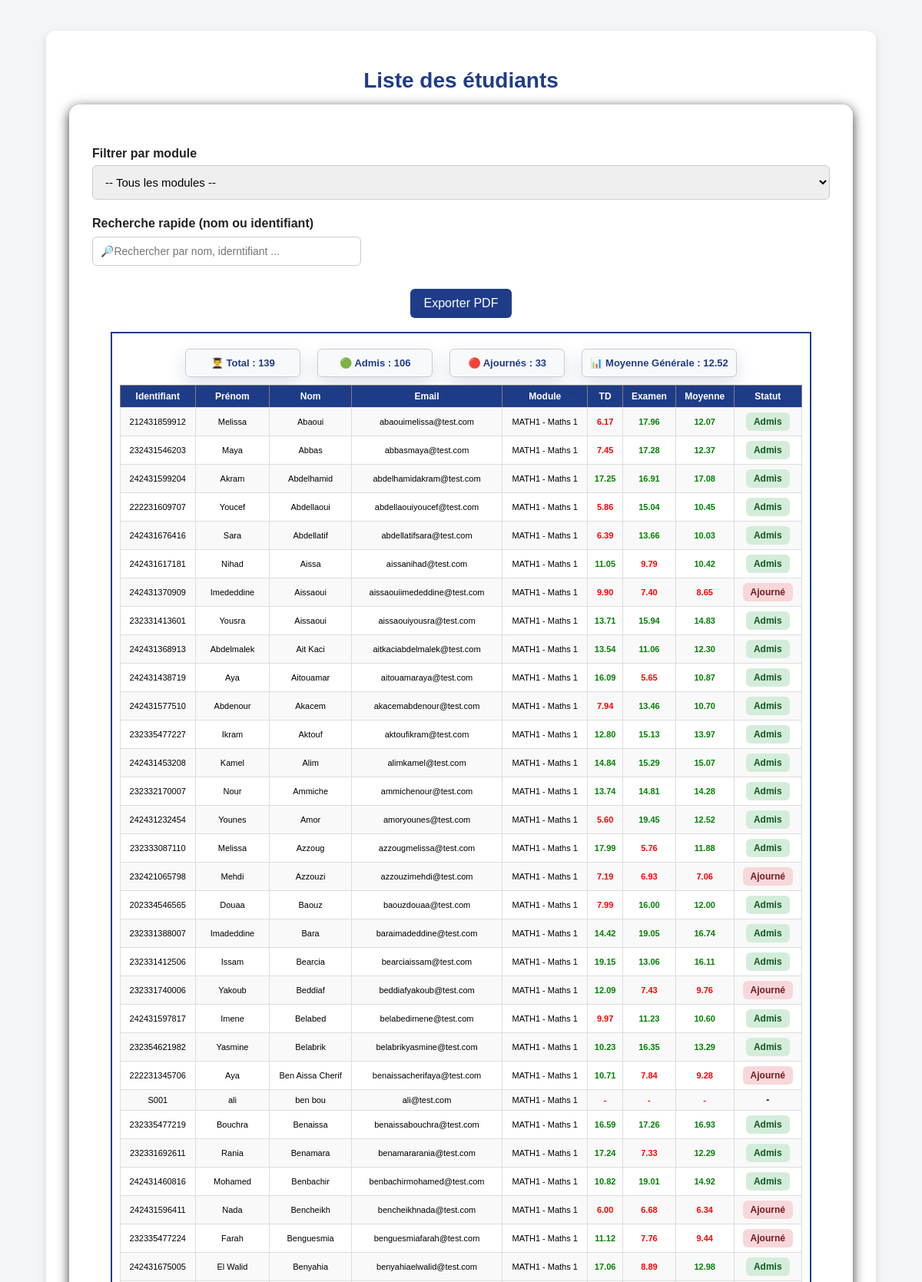
Page /public/students_list.php (signed in, upper part) on the committed database.
### tables this page shows
CREATE TABLE `modules` (
  `id` int(11) NOT NULL,
  `code` varchar(20) NOT NULL,
  `name` varchar(20) NOT NULL,
  `teacher_id` int(11) NOT NULL,
  `coefficient` int(11) DEFAULT NULL
);

CREATE TABLE `users` (
  `id` int(11) NOT NULL COMMENT 'technical id for the db',
  `identifier` varchar(20) NOT NULL COMMENT 'employee id/ matricule',
  `password` varchar(255) NOT NULL,
  `role` enum('student','teacher','admin') NOT NULL,
  `first_name` varchar(20) NOT NULL,
  `last_name` varchar(20) NOT NULL,
  `email` varchar(50) NOT NULL,
  `created` timestamp NOT NULL DEFAULT current_timestamp() ON UPDATE current_timestamp() COMMENT 'timestamp for creation of the account',
  `status` tinyint(1) NOT NULL DEFAULT 1
  
);

### public/students_list.php (the view, shortened to what this page needs)
<?php
require_once "../config/bd.php";
$is_admin = $_SESSION["role"] === "admin";
$teacher_id = $_SESSION["id"] ?? 0;
$filter_module = isset($_GET["module_id"]) ? intval($_GET["module_id"]) : 0;
if ($is_admin) {
    $sql = "
        SELECT id, identifier, first_name, last_name, email,status
        FROM users
        WHERE role = 'student'
        ORDER BY last_name ASC, first_name ASC
    ";
    $stmt = mysqli_prepare($conn, $sql);
} else {
    $sql = "
        SELECT
            users.id,
            users.identifier,
            users.first_name,
            users.last_name,
            users.email,
            modules.id AS module_id,
            modules.code,
            modules.name AS module_name,
            ROUND(MAX(CASE WHEN notes.type = 'td' THEN notes.value END), 2) AS td_note,
            ROUND(MAX(CASE WHEN notes.type = 'exam' THEN notes.value END), 2) AS exam_note
        FROM users
        CROSS JOIN modules
        LEFT JOIN notes
            ON notes.student_id = users.id
            AND notes.module_id = modules.id
        WHERE users.role = 'student'
          AND modules.teacher_id = ?
    ";
    $sql .= "
        GROUP BY users.id, users.identifier, users.first_name, users.last_name, users.email, modules.id, modules.code, modules.name
        ORDER BY users.last_name ASC, users.first_name ASC
    ";
    $stmt = mysqli_prepare($conn, $sql);
    if ($filter_module > 0) {
        mysqli_stmt_bind_param($stmt, "ii", $teacher_id, $filter_module);
    } else {
        mysqli_stmt_bind_param($stmt, "i", $teacher_id);
    }
}
mysqli_stmt_execute($stmt);
$result = mysqli_stmt_get_result($stmt);
$rows = [];
while ($row = mysqli_fetch_assoc($result)) {
    $rows[] = $row;
}
$total = 0;
$admis = 0;
$ajourne = 0;
$somme_moyennes = 0;
if (!$is_admin) {
    foreach ($rows as $user) {
        $td = $user["td_note"];
        $exam = $user["exam_note"];
        $moyenne = ($td !== null && $exam !== null) ? round(($td * 0.4) + ($exam * 0.6), 2) : null;
        if ($moyenne !== null) {
            $total++;
            $somme_moyennes += $moyenne;
            if ($moyenne >= 10) {
                $admis++;
            } else {
                $ajourne++;
            }
        }
    }
}
$moyenne_generale = ($total > 0) ? round($somme_moyennes / $total, 2) : 0;
?>
<!DOCTYPE html>
<html lang="fr">
<head>
    <link rel="stylesheet" href="assets/style.css">
</head>
<body>
<div class="container">
    <h1>Liste des étudiants</h1>
    <div class="card">
        <?php if (!$is_admin): ?>
            <form method="GET" class="module-filter-box">
                <label for="module_id">Filtrer par module</label>
                <select name="module_id" id="module_id" onchange="this.form.submit()">
                    <option value="0">-- Tous les modules --</option>
                </select>
            </form>
        <?php endif; ?>
        <div class="search-box">
            <label for="searchInput">Recherche rapide (nom ou identifiant)</label>
            <input type="text" id="searchInput" placeholder="🔎Rechercher par nom, iderntifiant ...">
        </div>
            <button class="btn export-btn" onclick="exportPDF()">Exporter PDF</button>
          <br><br>
        <div id="pdf-content">
            <?php if (!$is_admin): ?>
                <div class="stats-box">
                    <div class="stat-item">👨‍🎓 Total : <?php echo $total; ?></div>
                    <div class="stat-item">🟢 Admis : <?php echo $admis; ?></div>
                    <div class="stat-item">🔴 Ajournés : <?php echo $ajourne; ?></div>
                    <div class="stat-item">📊 Moyenne Générale : <?php echo number_format($moyenne_generale, 2); ?></div>
                </div>
            <?php endif; ?>
            <table border="1" width="100%" cellpadding="10" cellspacing="0" id="dataTable">
                <tr>
                    <th>Identifiant</th>
                    <th>Prénom</th>
                    <th>Nom</th>
                    <th>Email</th>
                    <?php if (!$is_admin): ?>
                        <th>Module</th>
                        <th>TD</th>
                        <th>Examen</th>
                        <th>Moyenne</th>
                        <th>Statut</th>
                    <?php endif; ?>
                </tr>
                <?php foreach ($rows as $user) : ?>
                    <tr>
                        <td><?php echo htmlspecialchars($user["identifier"]); ?></td>
                        <td><?php echo htmlspecialchars($user["first_name"]); ?></td>
                        <td><?php echo htmlspecialchars($user["last_name"]); ?></td>
                        <td><?php echo htmlspecialchars($user["email"]); ?></td>
                        <?php if (!$is_admin): ?>
                            <?php
                            $td = $user["td_note"];
                            $exam = $user["exam_note"];
                            $moyenne = ($td !== null && $exam !== null) ? round(($td + $exam) / 2, 2) : null;
                            ?>
                            <td><?php echo htmlspecialchars($user["code"] . " - " . $user["module_name"]); ?></td>
                            <td class="<?php echo ($td !== null && $td >= 10) ? 'good' : 'bad'; ?>">
                                <?php echo ($td !== null) ? number_format($td, 2) : "-"; ?>
                            </td>
                            <td class="<?php echo ($exam !== null && $exam >= 10) ? 'good' : 'bad'; ?>">
                                <?php echo ($exam !== null) ? number_format($exam, 2) : "-"; ?>
                            </td>
                            <td class="<?php echo ($moyenne !== null && $moyenne >= 10) ? 'good' : 'bad'; ?>">
                                <?php echo ($moyenne !== null) ? number_format($moyenne, 2) : "-"; ?>
                            </td>
                            <td>
                                <?php
                                if ($moyenne === null) {
                                    echo "-";
                                } elseif ($moyenne >= 10) {
                                    echo "<span class='status-pass'>Admis</span>";
                                } else {
                                    echo "<span class='status-fail'>Ajourné</span>";
                                }
                                ?>
                            </td>
                        <?php endif; ?>
                    </tr>
                <?php endforeach; ?>
            </table>
        </div>
    </div>
</div>
</body>
</html>

### public/assets/style.css (style rules this page uses)
* { box-sizing: border-box; }
body { font-family: Arial, sans-serif; background-color: #f3f5f9; margin: 0; padding: 0; overflow-x: hidden; }
.container { width: 90%; max-width: 1100px; margin: 40px auto; background-color: #ffffff; padding: 30px; border-radius: 12px; box-shadow: 0 4px 12px rgba(0, 0, 0, 0.12); text-align: center; }
h1 { color: #1f3c88; margin-bottom: 15px; font-size: 28px; }
form { margin-top: 20px; text-align: left; }
label { display: block; margin-top: 12px; margin-bottom: 6px; color: #222; font-weight: bold; }
input, select { width: 100%; padding: 12px; border: 1px solid #ccc; border-radius: 6px; margin-bottom: 10px; font-size: 15px; box-sizing: border-box; }
.btn { display: inline-block; width: 100%; background-color: #1f3c88; color: white; text-decoration: none; padding: 12px 25px; border: none; border-radius: 6px; font-size: 16px; cursor: pointer; margin-top: 10px; text-align: center; }
.card { background-color: #ffffff; border-radius: 14px; padding: 35px 30px; box-shadow: 0 4px 15px rgba(0, 0, 0, 0.8); text-align: center; }
table { width: 100%; border-collapse: collapse; margin-top: 10px; font-size: 11px; }
table th { background-color: #1f3c88; color: white; padding: 6px; font-size: 12px; }
table td { border: 1px solid #ddd; padding: 5px; font-size: 11px; }
table tr:nth-child(even) { background-color: #f9f9f9; }
.good { color: green; font-weight: bold; }
.bad { color: red; font-weight: bold; }
.search-box { margin-bottom: 20px; text-align: left; }
.search-box label { display: block; margin-bottom: 8px; font-weight: bold; }
.search-box input { width: 100%; max-width: 350px; padding: 10px; border-radius: 6px; border: 1px solid #ccc; font-size: 14px; }
table td:last-child { font-weight: bold; font-size: 12px; margin-top: 12px; }
table td { text-align: center; padding: 6px; }
table th { text-align: center; padding: 7px; }
.status-pass { background-color: #d4edda; color: #155724; padding: 5px 10px; border-radius: 6px; font-weight: bold; display: inline-block; }
.status-fail { background-color: #f8d7da; color: #721c24; padding: 5px 10px; border-radius: 6px; font-weight: bold; display: inline-block; }
.stats-box { display: flex; justify-content: center; gap: 22px; margin: 10px auto; flex-wrap: wrap; }
.stat-item { min-width: 150px; padding: 10px; border-radius: 6px; background: #f8f9fb; border: 1px solid #ccc; box-shadow: 0 10px 25px rgba(31, 60, 136, 0.15); text-align: center; font-size: 13px; font-weight: bold; color: #1f3c88; transition: 0.3s; }
.export-btn { width: auto; padding: 10px 18px; margin-top: 0; }
#pdf-content { transform-origin: top left; width: 95%; max-width: 1050px; margin: 0 auto; border: 2px solid #1f3c88; padding: 10px; }

### rows in the picture
modules: users.identifier "212431859912", users.first_name "Melissa", users.last_name "Abaoui", users.email "abaouimelissa@test.com", code+name "MATH1 - Maths 1", td "6.17", exam "17.96", moyenne "12.07", shows "Admis", users.identifier "232431546203", users.first_name "Maya", users.last_name "Abbas", users.email "abbasmaya@test.com", td "7.45", exam "17.28", moyenne "12.37", users.identifier "242431599204", users.first_name "Akram", users.last_name "Abdelhamid", users.email "abdelhamidakram@test.com", td "17.25", exam "16.91", moyenne "17.08", users.identifier "222231609707", users.first_name "Youcef", users.last_name "Abdellaoui", users.email "abdellaouiyoucef@test.com", td "5.86", exam "15.04", moyenne "10.45", users.identifier "242431676416", users.first_name "Sara", users.last_name "Abdellatif", users.email "abdellatifsara@test.com", td "6.39", exam "13.66", moyenne "10.03", users.identifier "242431617181", users.first_name "Nihad", users.last_name "Aissa", users.email "aissanihad@test.com", td "11.05", exam "9.79", moyenne "10.42", users.identifier "242431370909", users.first_name "Imededdine", users.last_name "Aissaoui", users.email "aissaouiimededdine@test.com", td "9.90", exam "7.40", moyenne "8.65", users.identifier "232331413601", users.first_name "Yousra", users.email "aissaouiyousra@test.com", td "13.71", exam "15.94", moyenne "14.83", users.identifier "242431368913", users.first_name "Abdelmalek", users.last_name "Ait Kaci", users.email "aitkaciabdelmalek@test.com", td "13.54", exam "11.06", moyenne "12.30", users.identifier "242431438719", users.first_name "Aya", users.last_name "Aitouamar", users.email "aitouamaraya@test.com", td "16.09", exam "5.65", moyenne "10.87", users.identifier "242431577510", users.first_name "Abdenour", users.last_name "Akacem", users.email "akacemabdenour@test.com", td "7.94", exam "13.46", moyenne "10.70", users.identifier "232335477227", users.first_name "Ikram", users.last_name "Aktouf", users.email "aktoufikram@test.com", td "12.80", exam "15.13", moyenne "13.97", users.identifier "242431453208", users.first_name "Kamel", users.last_name "Alim", users.email "alimkamel@test.com", td "14.84", exam "15.29", moyenne "15.07", users.identifier "232332170007", users.first_name "Nour", users.last_name "Ammiche", users.email "ammichenour@test.com", td "13.74", exam "14.81", moyenne "14.28", users.identifier "242431232454", users.first_name "Younes", users.last_name "Amor", users.email "amoryounes@test.com", td "5.60", exam "19.45", moyenne "12.52", users.identifier "232333087110", users.last_name "Azzoug", users.email "azzougmelissa@test.com", td "17.99", exam "5.76", moyenne "11.88", users.identifier "232421065798", users.first_name "Mehdi", users.last_name "Azzouzi", users.email "azzouzimehdi@test.com", td "7.19", exam "6.93", moyenne "7.06", users.identifier "202334546565", users.first_name "Douaa", users.last_name "Baouz", users.email "baouzdouaa@test.com", td "7.99", exam "16.00", moyenne "12.00", users.identifier "232331388007", users.first_name "Imadeddine", users.last_name "Bara", users.email "baraimadeddine@test.com", td "14.42", exam "19.05", moyenne "16.74", users.identifier "232331412506", users.first_name "Issam", users.last_name "Bearcia", users.email "bearciaissam@test.com", td "19.15", exam "13.06", moyenne "16.11", users.identifier "232331740006", users.first_name "Yakoub", users.last_name "Beddiaf", users.email "beddiafyakoub@test.com", td "12.09", exam "7.43", moyenne "9.76", users.identifier "242431597817", users.first_name "Imene", users.last_name "Belabed", users.email "belabedimene@test.com", td "9.97", exam "11.23", moyenne "10.60", users.identifier "232354621982", users.first_name "Yasmine", users.last_name "Belabrik", users.email "belabrikyasmine@test.com", td "10.23", exam "16.35", moyenne "13.29", users.identifier "222231345706", users.last_name "Ben Aissa Cherif", users.email "benaissacherifaya@test.com", td "10.71", exam "7.84", moyenne "9.28", users.identifier "S001", users.first_name "ali", users.last_name "ben bou", users.email "ali@test.com", users.identifier "232335477219", users.first_name "Bouchra", users.last_name "Benaissa", users.email "benaissabouchra@test.com", td "16.59", exam "17.26", moyenne "16.93", users.identifier "232331692611", users.first_name "Rania", users.last_name "Benamara", users.email "benamararania@test.com", td "17.24", exam "7.33", moyenne "12.29", users.identifier "242431460816", users.first_name "Mohamed", users.last_name "Benbachir", users.email "benbachirmohamed@test.com", td "10.82", exam "19.01", moyenne "14.92", users.identifier "242431596411", users.first_name "Nada", users.last_name "Bencheikh", users.email "bencheikhnada@test.com", td "6.00", exam "6.68", moyenne "6.34", users.identifier "232335477224", users.first_name "Farah", users.last_name "Benguesmia", users.email "benguesmiafarah@test.com", td "11.12", exam "7.76", moyenne "9.44", users.identifier "242431675005", users.first_name "El Walid", users.last_name "Benyahia", users.email "benyahiaelwalid@test.com", td "17.06", exam "8.89", moyenne "12.98"

### other values in the picture
$total "139"
$admis "106"
$ajourne "33"
$moyenne_generale "12.52"
